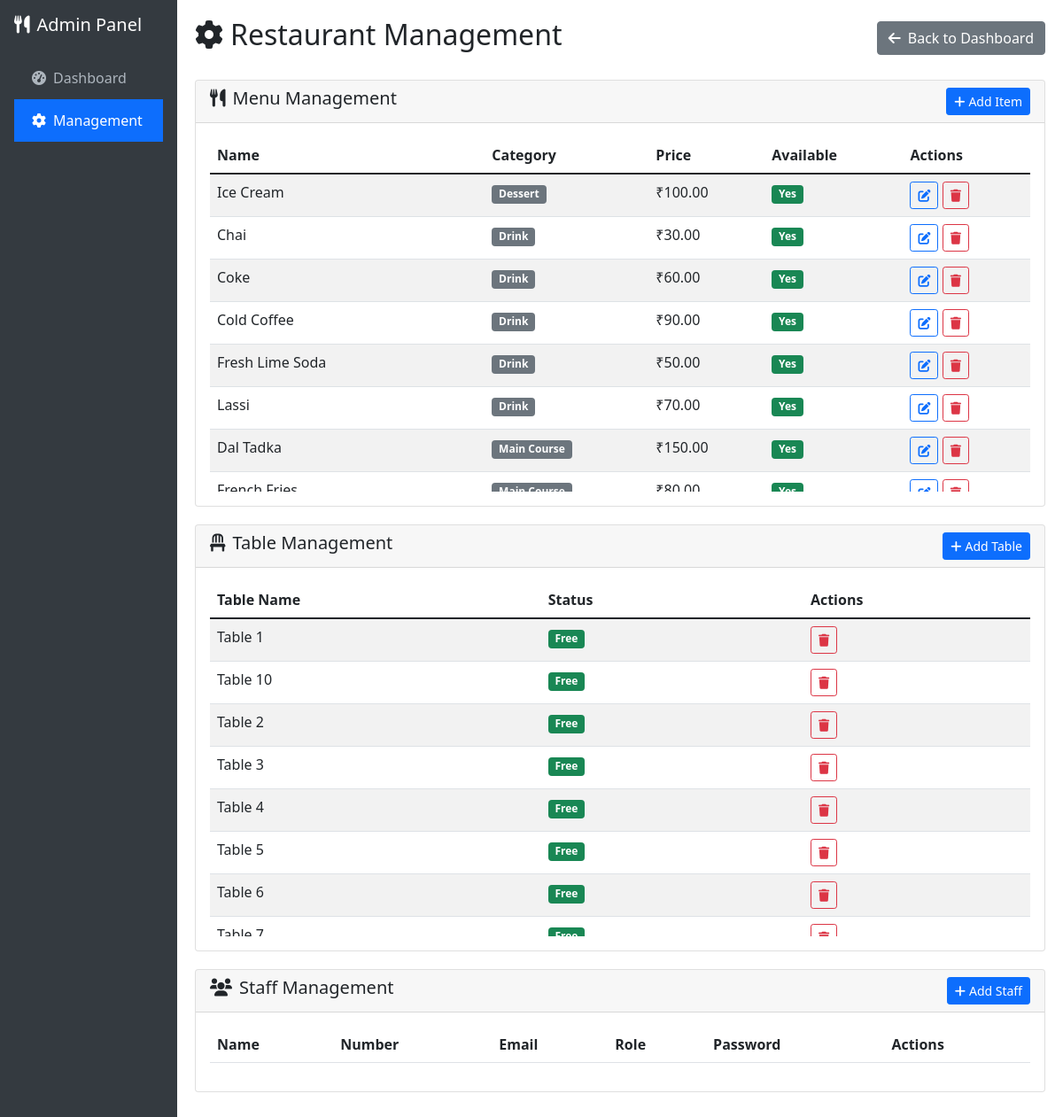
/admin-dashboard/, run on an earlier commit of the app's database.
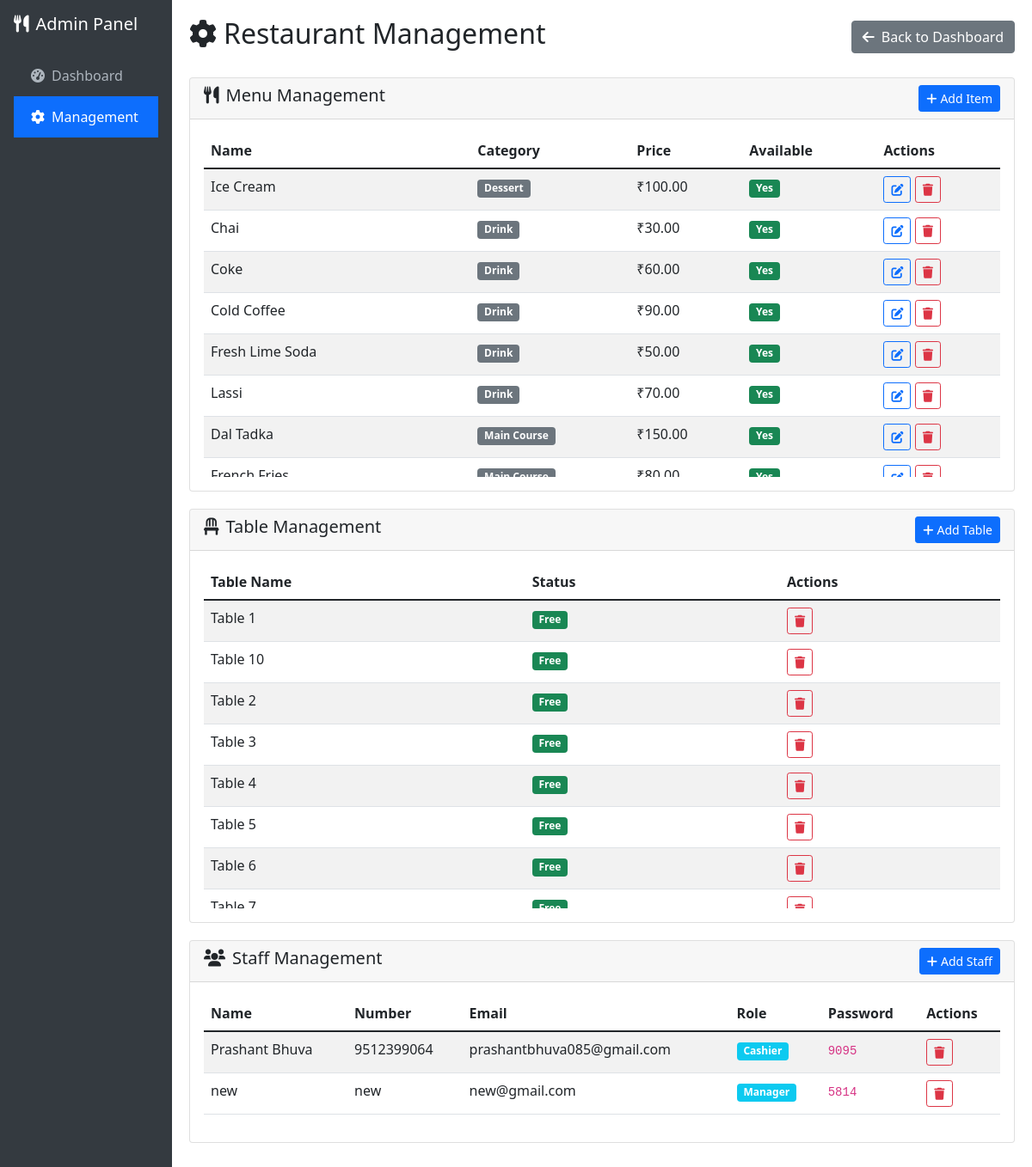
And on a later commit of the database.
### billing/models.py (models this page shows, shortened)
class MenuItem(models.Model):
    CATEGORY_CHOICES = [
        ('starter', 'Starter'),
        ('main', 'Main Course'),
        ('drink', 'Drink'),
        ('dessert', 'Dessert'),
    ]
    item_name = models.CharField(max_length=100)
    item_category = models.CharField(max_length=20, choices=CATEGORY_CHOICES)
    price = models.DecimalField(max_digits=8, decimal_places=2)
    is_available = models.BooleanField(default=True)
    class Meta:
        ordering = ['item_category', 'item_name']

class Table(models.Model):
    STATUS_CHOICES = [
        ('free', 'Free'),
        ('occupied', 'Occupied'),
    ]
    name = models.CharField(max_length=20)  # e.g. "Table 1"
    status = models.CharField(max_length=10, choices=STATUS_CHOICES, default='free')

class Staff(models.Model):
    ROLE_CHOICES = [
        ('manager', 'Manager'),
        ('captain', 'Captain'),
        ('cashier', 'Cashier'),
    ]
    name = models.CharField(max_length=100)
    number = models.CharField(max_length=15, unique=True)
    mail = models.EmailField(unique=True)
    role = models.CharField(max_length=20, choices=ROLE_CHOICES)
    password = models.CharField(max_length=4, unique=True)  # 4-digit auto-generated
    created_at = models.DateTimeField(auto_now_add=True)

### billing/views.py (the view, shortened to what this page needs)
# urls.py: path('admin-dashboard/', views.admin_dashboard, name='admin_dashboard'),
def admin_dashboard(request):
    menu_items = MenuItem.objects.all().order_by('item_category', 'item_name')
    tables = Table.objects.all().order_by('name')
    staff = Staff.objects.all().order_by('role', 'name')
    context = {
        'menu_items': menu_items,
        'tables': tables,
        'staff': staff,
    }
    return render(request, 'billing/admin_dashboard.html', context)

### backend/billing/templates/billing/admin_dashboard.html (shortened to what this page needs)
<!DOCTYPE html>
<html lang="en">
<head>
    <link href="https://cdn.jsdelivr.net/npm/bootstrap@5.1.3/dist/css/bootstrap.min.css" rel="stylesheet">
    <link href="https://cdnjs.cloudflare.com/ajax/libs/font-awesome/6.0.0/css/all.min.css" rel="stylesheet">
</head>
<body>
    <div class="container-fluid">
        <div class="row">
            <div class="col-md-3 col-lg-2 px-0 sidebar">
                <div class="d-flex flex-column">
                    <div class="p-3">
                        <h5 class="text-white mb-4">
                            <i class="fas fa-utensils me-2"></i>Admin Panel
                        </h5>
                        <nav class="nav flex-column">
                            <a class="nav-link" href="{% url 'dashboard' %}">
                                <i class="fas fa-tachometer-alt me-2"></i>Dashboard
                            </a>
                            <a class="nav-link active" href="{% url 'admin_dashboard' %}">
                                <i class="fas fa-cog me-2"></i>Management
                            </a>
                        </nav>
                    </div>
                </div>
            </div>
            <div class="col-md-9 col-lg-10 content">
                <div class="d-flex justify-content-between align-items-center mb-4">
                    <h2><i class="fas fa-cog me-2"></i>Restaurant Management</h2>
                    <a href="{% url 'dashboard' %}" class="btn btn-secondary">
                        <i class="fas fa-arrow-left me-2"></i>Back to Dashboard
                    </a>
                </div>
                <div class="card">
                    <div class="card-header">
                        <h5 class="mb-0">
                            <i class="fas fa-utensils me-2"></i>Menu Management
                            <button class="btn btn-primary btn-sm float-end" data-bs-toggle="modal" data-bs-target="#addMenuModal">
                                <i class="fas fa-plus me-1"></i>Add Item
                            </button>
                        </h5>
                    </div>
                    <div class="card-body">
                        <div class="table-responsive">
                            <table class="table table-striped">
                                <thead>
                                    <tr>
                                        <th>Name</th>
                                        <th>Category</th>
                                        <th>Price</th>
                                        <th>Available</th>
                                        <th>Actions</th>
                                    </tr>
                                </thead>
                                <tbody>
                                    {% for item in menu_items %}
                                    <tr>
                                        <td>{{ item.item_name }}</td>
                                        <td>
                                            <span class="badge bg-secondary">{{ item.get_item_category_display }}</span>
                                        </td>
                                        <td>₹{{ item.price }}</td>
                                        <td>
                                            {% if item.is_available %}
                                                <span class="badge bg-success">Yes</span>
                                            {% else %}
                                                <span class="badge bg-danger">No</span>
                                            {% endif %}
                                        </td>
                                        <td>
                                            <button class="btn btn-sm btn-outline-primary" onclick="editMenuItem({{ item.id }}, '{{ item.item_name }}', '{{ item.item_category }}', {{ item.price }}, {{ item.is_available|lower }})">
                                                <i class="fas fa-edit"></i>
                                            </button>
                                            <button class="btn btn-sm btn-outline-danger" onclick="deleteMenuItem({{ item.id }}, '{{ item.item_name }}')">
                                                <i class="fas fa-trash"></i>
                                            </button>
                                        </td>
                                    </tr>
                                    {% endfor %}
                                </tbody>
                            </table>
                        </div>
                    </div>
                </div>
                <div class="card">
                    <div class="card-header">
                        <h5 class="mb-0">
                            <i class="fas fa-chair me-2"></i>Table Management
                            <button class="btn btn-primary btn-sm float-end" data-bs-toggle="modal" data-bs-target="#addTableModal">
                                <i class="fas fa-plus me-1"></i>Add Table
                            </button>
                        </h5>
                    </div>
                    <div class="card-body">
                        <div class="table-responsive">
                            <table class="table table-striped">
                                <thead>
                                    <tr>
                                        <th>Table Name</th>
                                        <th>Status</th>
                                        <th>Actions</th>
                                    </tr>
                                </thead>
                                <tbody>
                                    {% for table in tables %}
                                    <tr>
                                        <td>{{ table.name }}</td>
                                        <td>
                                            {% if table.status == 'free' %}
                                                <span class="badge bg-success">Free</span>
                                            {% else %}
                                                <span class="badge bg-warning">Occupied</span>
                                            {% endif %}
                                        </td>
                                        <td>
                                            <button class="btn btn-sm btn-outline-danger" onclick="deleteTable({{ table.id }}, '{{ table.name }}')">
                                                <i class="fas fa-trash"></i>
                                            </button>
                                        </td>
                                    </tr>
                                    {% endfor %}
                                </tbody>
                            </table>
                        </div>
                    </div>
                </div>
                <div class="card">
                    <div class="card-header">
                        <h5 class="mb-0">
                            <i class="fas fa-users me-2"></i>Staff Management
                            <button class="btn btn-primary btn-sm float-end" data-bs-toggle="modal" data-bs-target="#addStaffModal">
                                <i class="fas fa-plus me-1"></i>Add Staff
                            </button>
                        </h5>
                    </div>
                    <div class="card-body">
                        <div class="table-responsive">
                            <table class="table table-striped">
                                <thead>
                                    <tr>
                                        <th>Name</th>
                                        <th>Number</th>
                                        <th>Email</th>
                                        <th>Role</th>
                                        <th>Password</th>
                                        <th>Actions</th>
                                    </tr>
                                </thead>
                                <tbody>
                                    {% for member in staff %}
                                    <tr>
                                        <td>{{ member.name }}</td>
                                        <td>{{ member.number }}</td>
                                        <td>{{ member.mail }}</td>
                                        <td>
                                            <span class="badge bg-info">{{ member.get_role_display }}</span>
                                        </td>
                                        <td>
                                            <code>{{ member.password }}</code>
                                        </td>
                                        <td>
                                            <button class="btn btn-sm btn-outline-danger" onclick="deleteStaff({{ member.id }}, '{{ member.name }}')">
                                                <i class="fas fa-trash"></i>
                                            </button>
                                        </td>
                                    </tr>
                                    {% endfor %}
                                </tbody>
                            </table>
                        </div>
                    </div>
                </div>
            </div>
        </div>
    </div>
</body>
</html>

### backend/billing/templates/billing/admin_dashboard.html (style rules this page uses)
.sidebar { min-height: 100vh; background: #343a40; }
.sidebar .nav-link { color: #adb5bd; padding: 12px 20px; }
.sidebar .nav-link.active { color: #fff; background: #0d6efd; }
.content { padding: 20px; }
.card { margin-bottom: 20px; }
.table-responsive { max-height: 400px; overflow-y: auto; }

What changed in the data, as far as the page shows it:
added Staff: name "Prashant Bhuva", number "9512399064", mail "prashantbhuva085@gmail.com", role "Cashier", password "9095"
added Staff: name "new", number "new", mail "new@gmail.com", role "Manager", password "5814"
